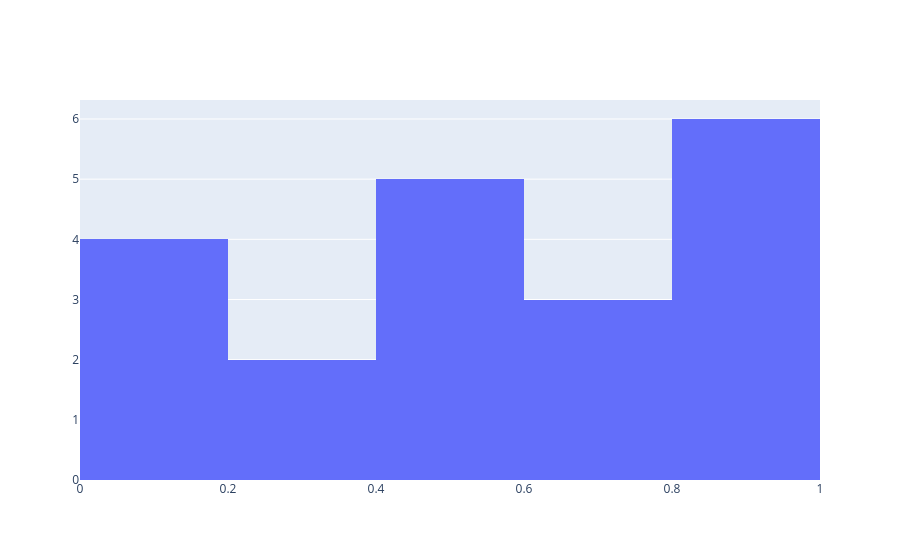

Notebook code cell kept with this figure:
### Code cell
fig = go.Figure()
fig.add_trace(go.Histogram(x = np.random.rand(20)))

### Figure 1 — Plotly figure (JSON) as saved in the notebook; plotly's stock layout.template omitted (floating-point values rounded to 4 significant figures)
{"data": [{"type": "histogram", "x": [0.8152, 0.02515, 0.3644, 0.77, 0.981, 0.772, 0.9278, 0.5482, 0.1602, 0.8632, 0.3741, 0.596, 0.09159, 0.5377, 0.7601, 0.01223, 0.4843, 0.5134, 0.9426, 0.9592]}], "layout": {}}
